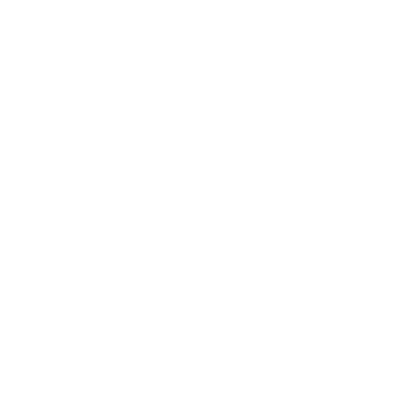
Frame 1 (no input)
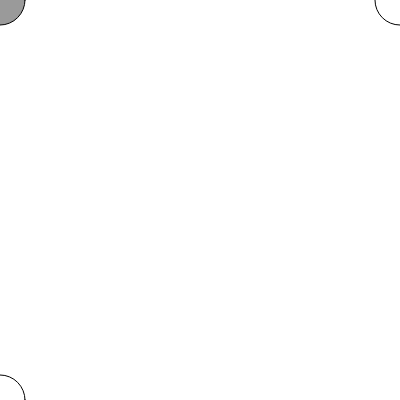
Frame 60 (no input)
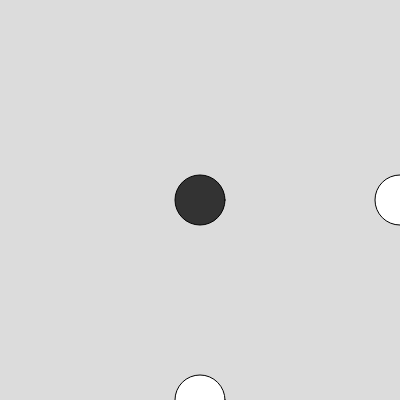
Frame 120 (the mouse pressed at the canvas centre since frame 60)

The p5.js sketch that drew these frames (run headless with seeded random() and noise() and a simulated clock; from frame 60 on, the mouse is pressed at the canvas centre):

// p5.js sketch
// ── sketch.js
let a,b,c;
let ELI;

function setup() {
  createCanvas(400, 400);
  background(220);
  
  ELI = new eli();
}

function draw() {
  
  background(a,b,c);
  // translate(mouseX,mouseY);
  ELI.display();
  ELI.move();
}

function mousePressed() {
  if (mouseX < width*0.5){
    a = 210;
    b = 27;
    c = 98;
    fill(40);
  } else {
    fill(255);
    a = 220;
    b = 220;
    c = 220;
  }
}
// ── eli.js
class eli {
  constructor(_xPos,_yPos) {
    this.xPos = _xPos;
    this.yPos = _yPos;
  }

  display() {
    // translate(mouseX,mouseY);
    push();
    fill(random(255));
    ellipse(this.xPos,this.xPos,50);
    pop();
    push();
    // fill(random(255));
    ellipse(width,this.yPos,50);
    pop();
    push();
    // fill(random(255));
    ellipse(this.xPos,height,50);
    pop();
  }
   move(){
  this.xPos = mouseX;
  this.yPos = mouseY;
}
}
